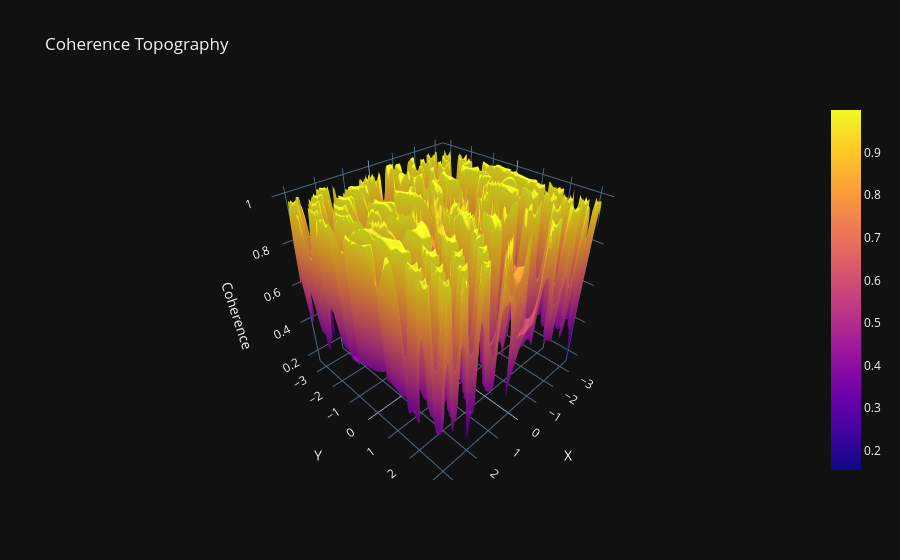

Notebook code for this chart:
### Markdown cell above
### 4 . Coherence Topography

Measure the fields capacity to remain intelligible to itself.

This coherence surface combines:
- local neighbor agreement, and 
- directional flow alignment

into a composite map of structural continuity.

### Code cell
agreement, flow_alignment, coherence_map = coherence_tensor(F)

coherence_topography_3d(
    X,
    Y,
    coherence_map,
    title="Coherence Topography",
    html_path=paths["html"] / "coherence_topography.html",
)

### Figure 1 — Plotly figure (JSON) as saved in the notebook; plotly's stock layout.template omitted (floating-point values rounded to 4 significant figures; data arrays with more than 128 entries replaced by an {"elided": "..."} marker saying what was removed)
{"data": [{"type": "surface", "x": {"elided": "160x160 float values"}, "y": {"elided": "160x160 float values"}, "z": {"elided": "160x160 float values"}}], "layout": {"scene": {"xaxis": {"title": {"text": "X"}}, "yaxis": {"title": {"text": "Y"}}, "zaxis": {"title": {"text": "Coherence"}}}, "title": {"text": "Coherence Topography"}}}
